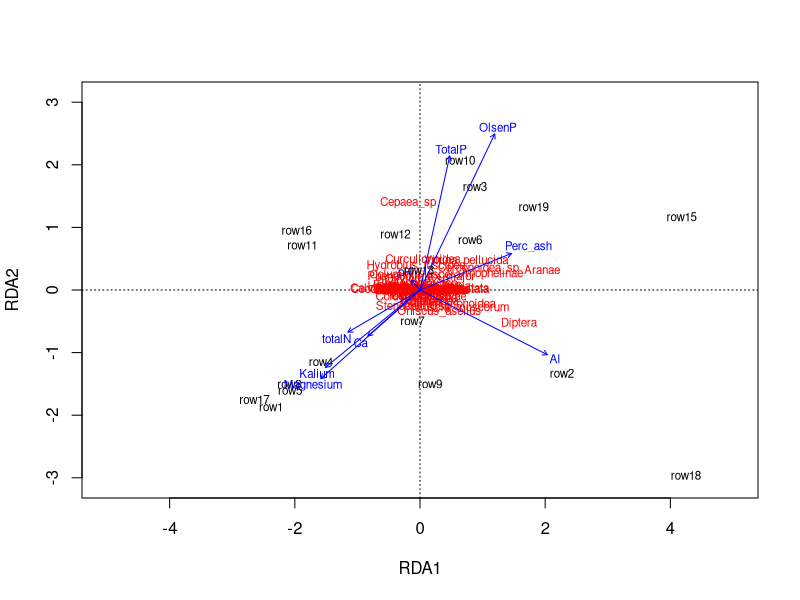
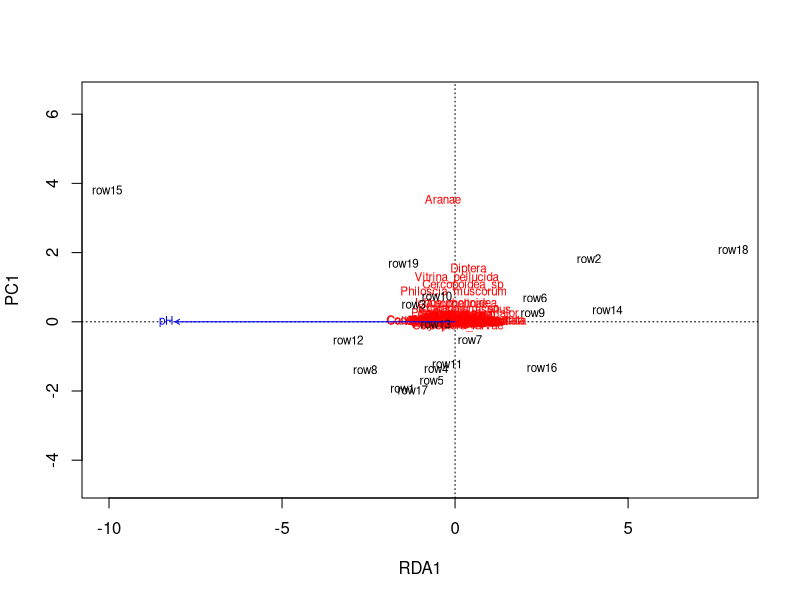
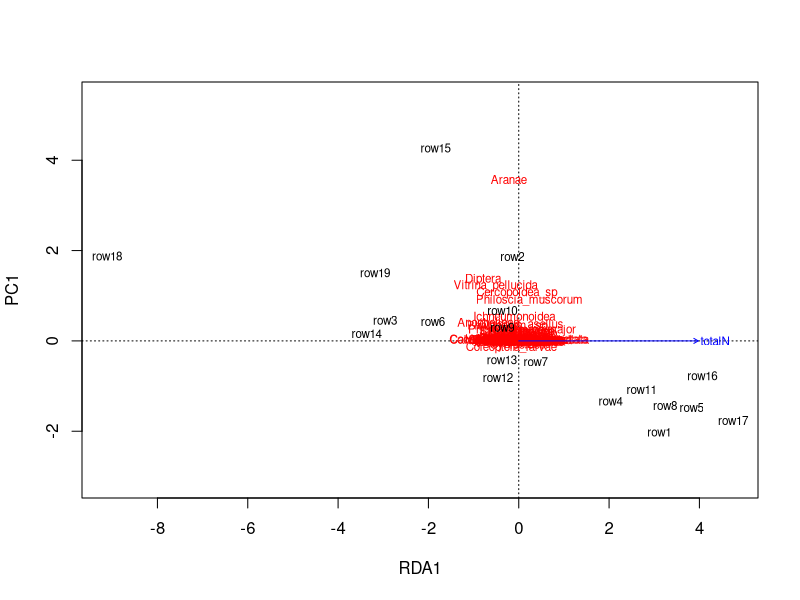
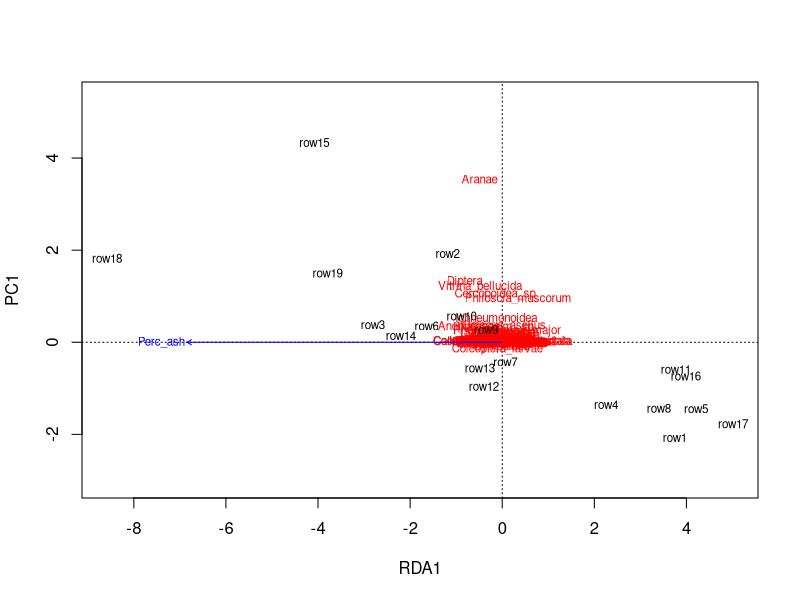
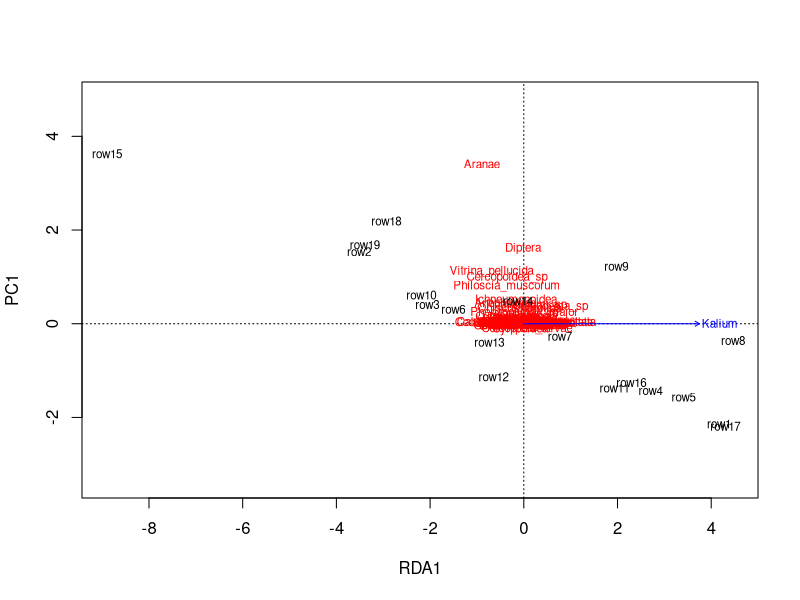
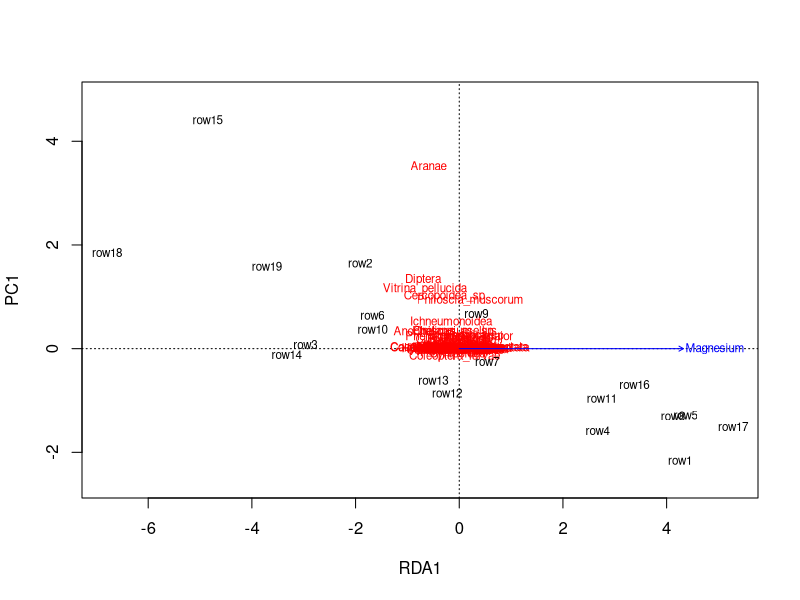
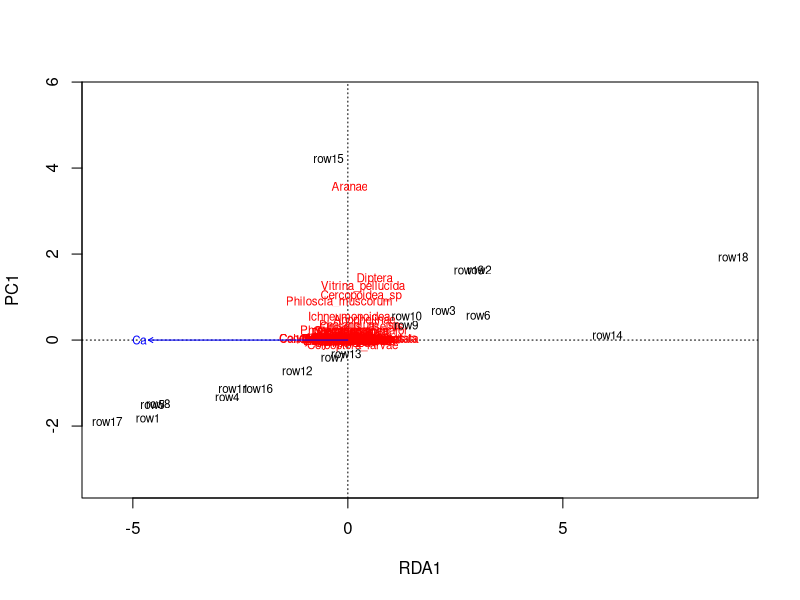
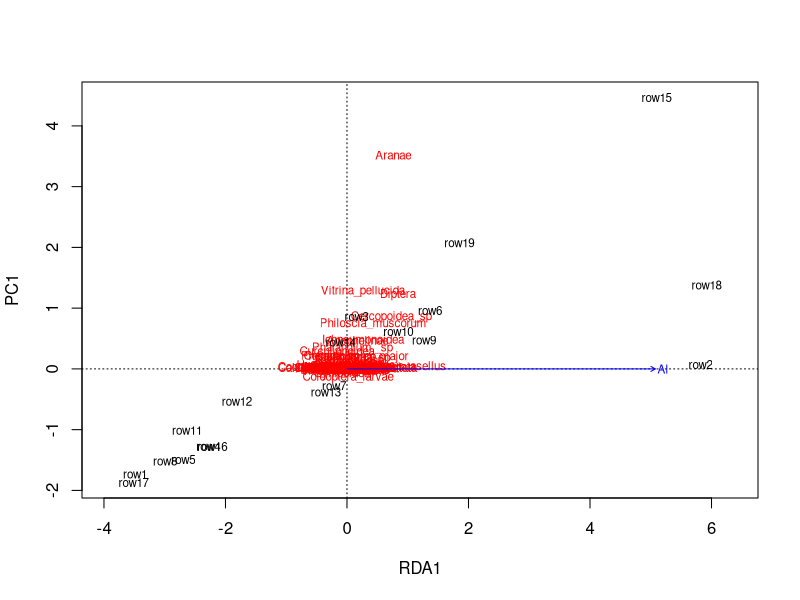

Source code (R) for these figures, in order:
# For this week it's time to start exploring your own ideas and questions in R.
  # There are at least five options in the dataset to create the following comparisons.

# (Q1 - 12 pts) Use the dataset from the tutorial to complete one redundancy analysis (RDA) with variance partitioning on a different community (NOT the nematodes).
  # Explain the ecological importance of your significant predictor variables, or the importance if none are significant for your community.
library(readxl)
setwd("C:/GitHub/lawsonle/week 9")

abiotic.tibble <- read_excel("Penaetal_2016_data.xlsx", sheet = "Abiotic factors")
abiotic <- as.data.frame(abiotic.tibble)
head(abiotic)

abiotic.names <- paste(abiotic$Parcel, abiotic$Land_Use)
abiotic$names <- abiotic.names
head(abiotic)

invert.tibble <- read_excel("Penaetal_2016_data.xlsx", sheet = "Invertebrate_community")
invert <- as.data.frame(invert.tibble)
head(invert)

invert.names <- paste(invert$Parcel, invert$Landuse)
invert$names <- invert.names
head(invert)

abiotic.means <- aggregate(x = abiotic, by = list(abiotic$names), FUN = "mean")
head(abiotic.means)
invert.means <- aggregate(x = invert, by = list(invert$names), FUN = "mean")
head(invert.means)

abiotic.means1 <- abiotic.means[,-16]
abiotic.means2 <- abiotic.means1[,-1:-6]
abiotic.means2 <- sapply(abiotic.means2, as.numeric )
abiotic.means2 <- as.data.frame(abiotic.means2)

invert.means1 <- invert.means[,-41]
invert.means2 <- as.data.frame(invert.means1[,c(-1:-4,-72)])
invert.means2<-invert.means2[-5,]
invert.means2 <- as.data.frame(sapply(invert.means2, as.numeric ))

library(vegan)
colnames(abiotic.means2)
ord <- rda(invert.means2 ~ pH + totalN + Perc_ash + Kalium + Magnesium + Ca + Al + TotalP + OlsenP, abiotic.means2)
ord
anova(ord)
plot(ord, ylim = c(-2,2), xlim = c(-5,5))
ord <- rda(invert.means2 ~., abiotic.means2)
ord.int <- rda(invert.means2 ~1, abiotic.means2)
step.mod <- ordistep(ord.int, scope = formula(ord), selection = "both")
step.mod$anova
step.R2mod <- ordiR2step(ord.int, scope = formula(ord), selection = "forward")

ord2 <- rda(invert.means2 ~ pH, abiotic.means2)
ord2
anova(ord2)
plot(ord2)

ord2 <- rda(invert.means2 ~ totalN, abiotic.means2)
ord2
anova(ord2)
plot(ord2)

ord2 <- rda(invert.means2 ~ Perc_ash, abiotic.means2)
ord2
anova(ord2)
plot(ord2)

ord2 <- rda(invert.means2 ~ Kalium, abiotic.means2)
ord2
anova(ord2)
plot(ord2)

ord2 <- rda(invert.means2 ~ Magnesium, abiotic.means2)
ord2
anova(ord2)
plot(ord2)

ord2 <- rda(invert.means2 ~ Ca, abiotic.means2)
ord2
anova(ord2)
plot(ord2)

ord2 <- rda(invert.means2 ~ Al, abiotic.means2)
ord2
anova(ord2)
plot(ord2)

ord2 <- rda(invert.means2 ~ TotalP, abiotic.means2)
ord2
anova(ord2)
plot(ord2)

ord2 <- rda(invert.means2 ~ OlsenP, abiotic.means2)
ord2
anova(ord2)
plot(ord2)
  #None of the predictor variables were significant in explaining ecological significance within the 
  #community. None of the P values of every abiotic factor did not prove to be statistically significant.
  #Things not being significant can tell you things about your community just as significance can.
  #Because we are testing an entire community against single abiotic is saying that the entire community
  #is too big and complex to explain by a single variable and looking at a single species vs a single
  #abiotic factor may prove to be more significant.

# (Q2 - 12 pts) Then use the dataset from the tutorial to create a linear model related to your RDA. Try multiple predictors to find the best fit model.
  # Explain the ecological importance of the significant predictors, or lack of significant predictors.
plot(invert.means2$Ixodida~abiotic.means2$pH)
plot(invert.means2$Ixodida~abiotic.means2$totalN)
plot(invert.means2$Ixodida~abiotic.means2$Perc_ash)
plot(invert.means2$Ixodida~abiotic.means2$Kalium)
plot(invert.means2$Ixodida~abiotic.means2$Magnesium)
plot(invert.means2$Ixodida~abiotic.means2$Ca)
plot(invert.means2$Ixodida~abiotic.means2$Al)
plot(invert.means2$Ixodida~abiotic.means2$TotalP)
plot(invert.means2$Ixodida~abiotic.means2$OlsenP)

#The ecological importance of the 

# (Q3 - 6 pts) Provide a 3-4 sentence synthesis of how these results relate to one another and the value of considering both together for interpreting biotic-abiotic interactions.
  #These resulta relate to one another because they are both using data from the same data set so
  #we are looking at the same community of invertebrates and the same abiotic factors in the two
  #types of comparisons, just in different ways. The RDA analysis is looking at the entire community
  #of invertebrates all at one time so you can kind of get a bigger picture and the linear model is
  #(if i did it right) looking at a single species of invertebrate versus an abiotic factor so you
  #are looking at a more specific relationship. 
  #There is value in considering both together when interpreting biotic-abiotic specific interactions
  #because you can see what (or if) some abiotic factor is affecting the whole community but then
  #you can also get a closer look and see what abiotics affect individual biotic factors as well.
  #An abiotic not having an effect can also tell you something about the community as well.

